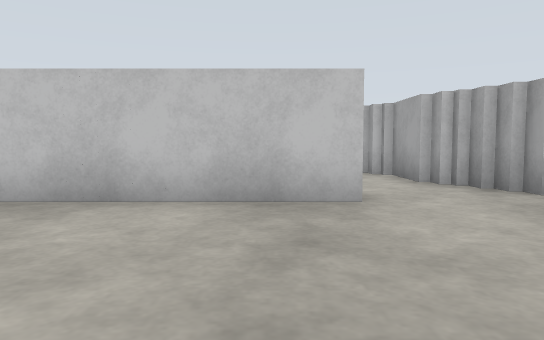
View 1 (above)

24 first-person views from a walk through a Gazebo world. The camera is 0.72 m above the floor, tilts 4° down and sees 70° across. The floor is counted in squares, 1 m on a side. Each view is taken from the middle of a square. On the plan, view 1 faces up. The plan holds only what a view shows up to about 11 squares ahead; the rest is blank. The place goes on beyond the plan.

View 2
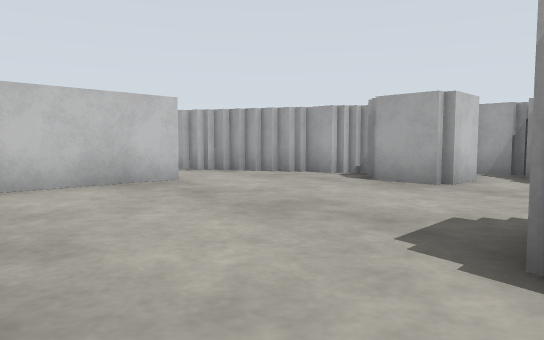

View 3
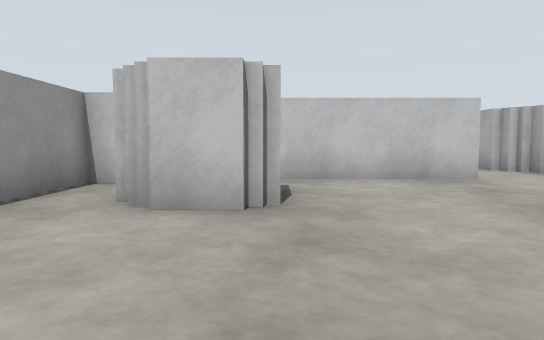

View 4
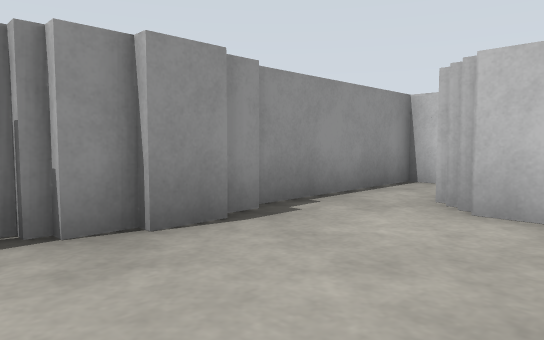

View 5
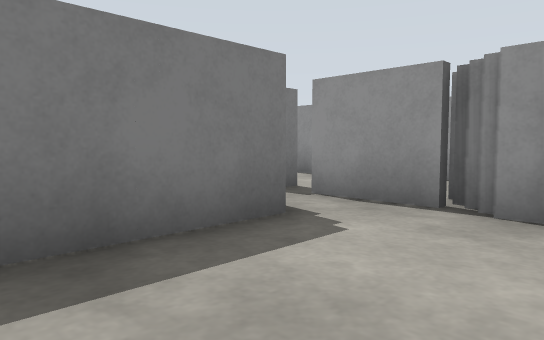

View 6
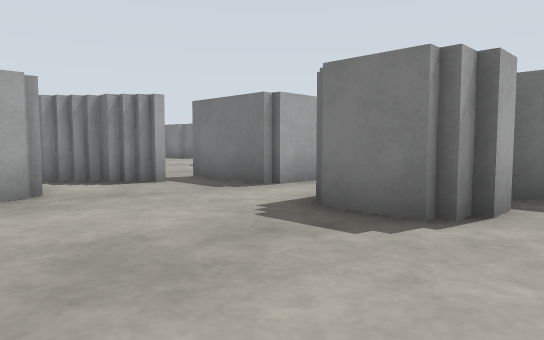

View 7
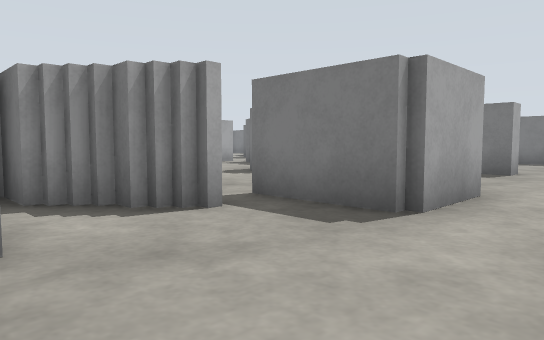

View 8
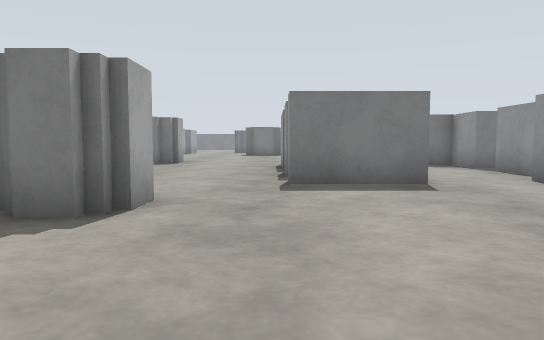

View 9
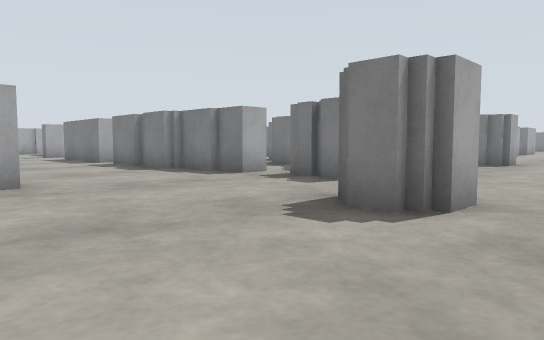

View 10
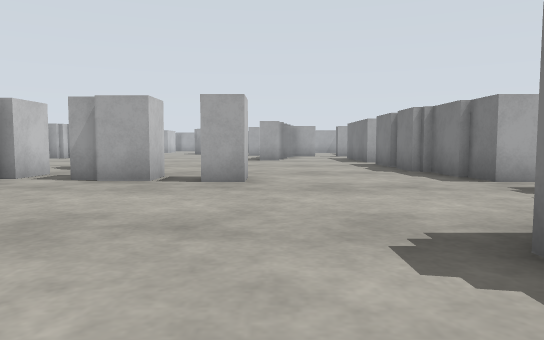

View 11
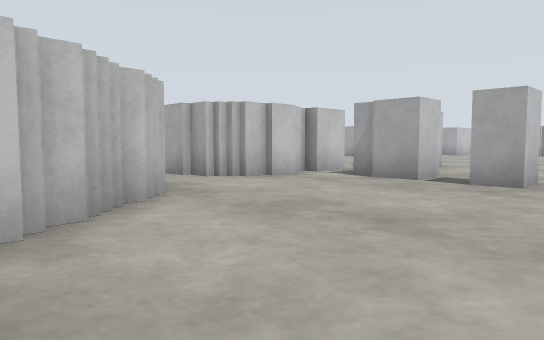

View 12
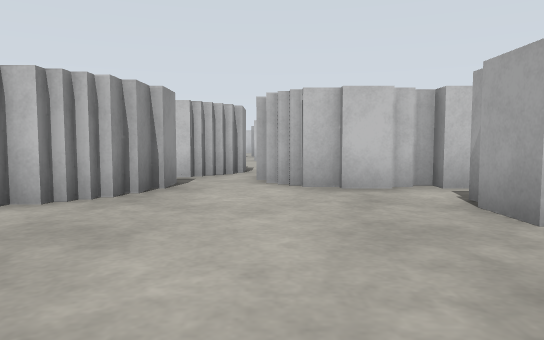

View 13
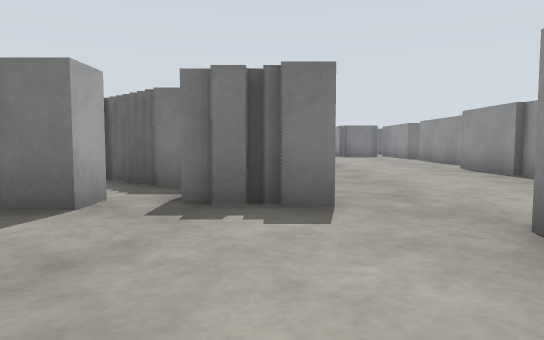

View 14
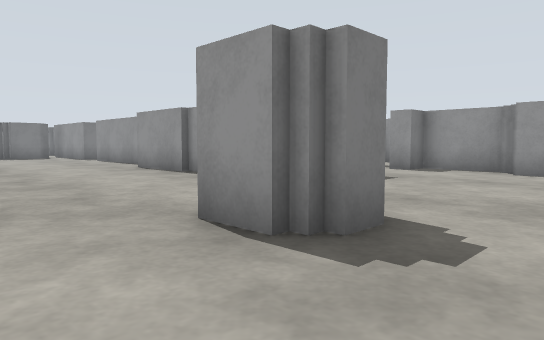

View 15
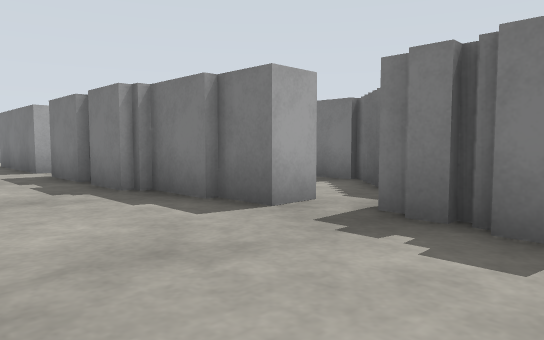

View 16
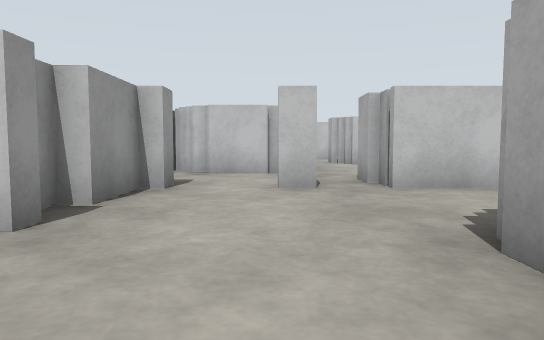

View 17
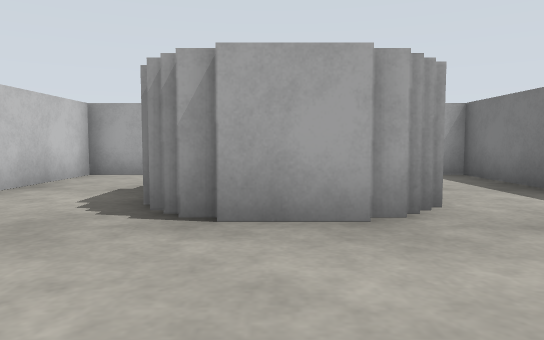

View 18
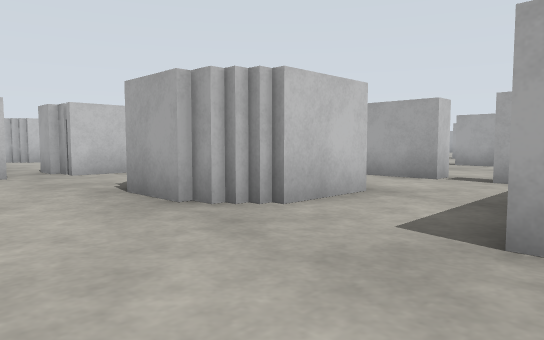

View 19
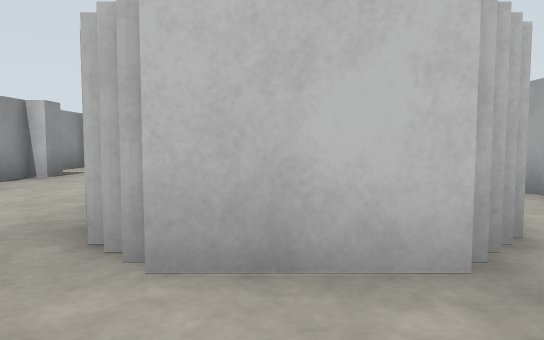

View 20
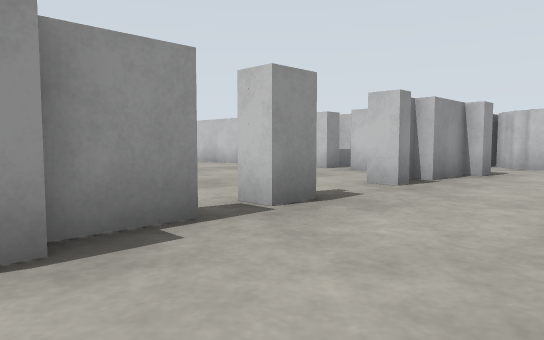

View 21
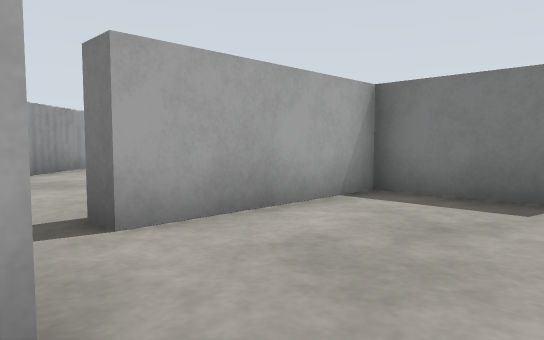

View 22
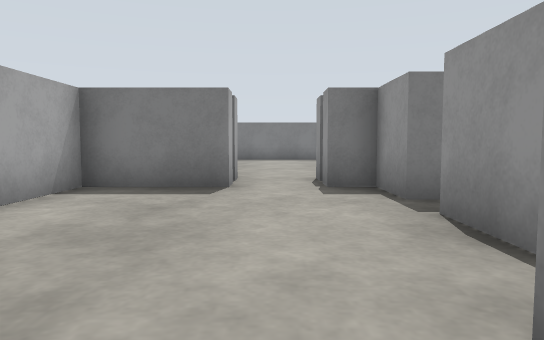

View 23
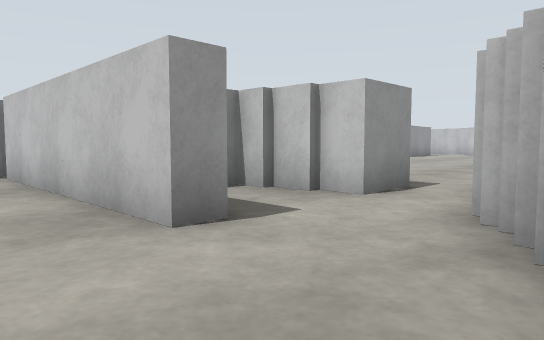

View 24
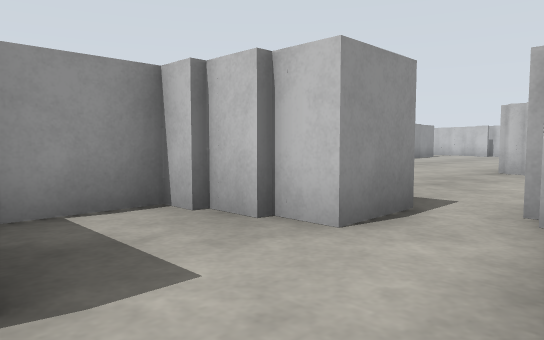

### Floor plan
Points are (right, up) in squares from view 1. A wall is a line through its corners. A room is listed if a view was taken in it or the views show most of it. See-through windows are left out.
Room 1 (views 1, 2, 3, 4, 5, 6, 7, 8, 9, 10, 11, 12, 13, 14, 15, 16, 17, 18, 19, 20, 21, 22, 23, 24)
walls: (2.9, 6.6) (2.9, 7.1); (2.7, 7) (2.7, 8.8); (-2, 4.7) (-3.5, 4.7); (0.3, -6.6) (0.3, -8.8); (-6.3, 3.2) (-6.3, 1.4); (-0.3, -8.8) (-0.3, -6.5); (5.5, -12) (5.5, -12.5); (5.1, -14.4) (5.1, -10.3) (5.5, -10.3); (-9.1, -12.9) (-9.1, -14.2)
objects: white box (-9, -15); white box (-9, -12) to (-9, -11); white post (-9, -9); white box (-9, -7); white box (-9, -6); white box (-9, -2) to (-9, 0); white box (-9, 1); white box (-8, -3) to (-8, 0); white box (-8, 1) to (-7, 1); white box (-7, -6); white box (-7, -2) to (-7, 0); white box (-6, -4) to (-6, -3); white box (-6, -2); white box (-6, -1); white box (-6, 4); white box (-6, 5); white box (-5, -15); white box (-5, -11) to (-5, -10); white box (-5, -9); white post (-5, -6); white box (-5, -5) to (-5, -4); white box (-5, 2); white box (-5, 5); white box (-4, -12) to (-4, -9); white box (-4, -6) to (-4, -4); white box (-4, 1) to (-4, 3); white box (-4, 5); white box (-3, -12); white box (-3, -11) to (-3, -9); white box (-3, -6) to (-2, -5); white box (-3, -5) to (-3, -4); white box (-3, 2); white box (-2, -15); white box (-2, -11) to (-2, -10); white box (-2, -4); white box (-2, 6) to (-2, 7); white box (-2, 8); white box (-1, -15) to (0, -14); white box (-1, -6) to (-1, -4); white box (-1, -2); white box (-1, 5) to (1, 5); white box (-1, 6); white box (-1, 7) to (-1, 8); white box (0, -13); white box (0, -12) to (0, -11); white box (0, -6) to (0, -5); white box (0, -3) to (0, -2); white box (0, 8) to (0, 9); white box (0, 16); white box (1, -15); white box (1, -9); white box (1, -6) to (1, -4); white box (1, -3) to (1, -2); white box (1, 8) to (1, 9); white box (1, 15) to (1, 16); white box (2, 10); white box (3, -15); white box (3, -4) to (3, -3); white box (3, 10); white box (4, -15); white box (4, -9) to (5, -9); white box (4, -4); white box (4, -3); white box (4, 1) to (4, 2); white box (4, 5) to (4, 6); white box (4, 7); white box (5, -15); white box (5, -4); white post (5, -3); white post (5, -2); white box (5, -1); white box (5, 3) to (5, 5); white box (5, 6); white box (6, -14) to (6, -13); white box (6, -11); white box (6, -3); white box (6, -1); white box (7, -1) to (7, 0); white box (7, 1); white box (8, -7) to (8, -6); white box (8, 0) to (8, 2); white box (9, -7); white box (9, 1) to (9, 2); white box (9, 3) to (9, 6); white box (10, 4) to (10, 5); white box (10, 6); white box (11, -9); white box (11, 2); white box (11, 3); white box (11, 4); white box (12, -9); white box (12, 2) to (12, 4); white box (13, -12) to (13, -11); white box (13, -9) to (14, -8); white box (13, -3) to (14, -3); white box (13, -1); white box (13, 1); white box (13, 2) to (13, 4); white box (14, -14) to (14, -12); white box (14, -1) to (14, 0); white box (14, 1); white box (14, 2) to (14, 3); white box (14, 4); white box (15, -9) to (15, -8); white box (16, -10) to (16, -8); other object (17, -9); white box (17, -8)

Positions as (right, up) in squares from view 1, and headings:
1: (0, 0), facing up
2: (-3, -2), facing up-right
3: (-3, -3), facing up
4: (-3, -3), facing up-left
5: (-2, -1), facing down-left
6: (-2, 2), facing down-right
7: (1, 1), facing down-right
8: (6, -2), facing down
9: (6, -2), facing down-right
10: (6, -4), facing right
11: (6, -5), facing up-right
12: (11, -5), facing up
13: (11, -4), facing down
14: (11, -4), facing down-left
15: (10, -5), facing down-right
16: (-7, -12), facing up
17: (-9, -10), facing right
18: (-8, -15), facing up-right
19: (-4, -14), facing up
20: (-6, -15), facing up-left
21: (2, -9), facing down-right
22: (2, -8), facing down
23: (4, 3), facing up-left
24: (3, 5), facing up-left
